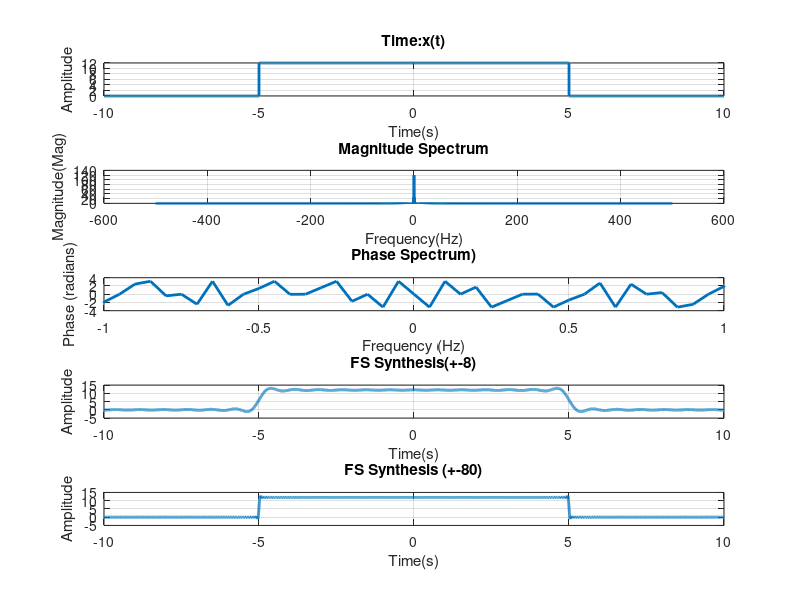

This chart was generated by the following MATLAB code:
clc; clear; close all;
ID_NO = '2024A3PS0378P';
A = ID_NO(12) - 48 + 4;
W = ID_NO(11) - 48 + 3;
X = ID_NO(12) - 48 + 10;
t = linspace(-10, 10, 20000);  % <-- You must define t
dt = t(2) - t(1);
x_func = @(t) A*(abs(t) < W/2);
x = A*(abs(t) < W/2);
y = cos(10*W*t);
z = x.*y;
%%
subplot(5, 1, 1);
plot(t, x, 'LineWidth', 2)
grid on
title('Time:x(t)')
xlabel('Time(s)')
ylabel('Amplitude')
Xf = fftshift(fft(x))*dt;
N = numel(t);
f = (-N/2:N/2-1) * (1/(dt*N));
omega = 2*pi*f;
subplot(5,1,2)
plot(f, abs(Xf), 'LineWidth', 2)
grid on
title('Magnitude Spectrum')
xlabel('Frequency(Hz)')
ylabel('Magnitude(Mag)')
subplot(5,1,3)
plot(f, angle(Xf), 'LineWidth', 2);
grid on
title('Phase Spectrum)')
xlabel('Frequency (Hz)')
ylabel('Phase (radians)')
xlim([-1 1])
omega_c = 8;   % cutoff in rad/s (CHANGE THIS AS YOU LIKE)
LP_filter = abs(omega) < omega_c;  % rectangular LPF window
Xf_LP = Xf .* LP_filter;           % apply low-pass filter
x_rec = ifft(ifftshift(Xf_LP))/dt;
subplot(5, 1, 4)
plot(t, x_rec, 'LineWidth', 2)
grid on
title('FS Synthesis(+-8)')
xlabel('Time(s)')
ylabel('Amplitude')
omega_c2 = 80;
LP_filter2 = abs(omega) < omega_c2;
Xf_LP2= Xf.*LP_filter2;
x_rec2 = ifft(ifftshift(Xf_LP2))/dt;
subplot(5, 1, 5)
plot(t, x_rec2, 'LineWidth', 2)
grid on
title('FS Synthesis (+-80)')
xlabel('Time(s)')
ylabel('Amplitude')
